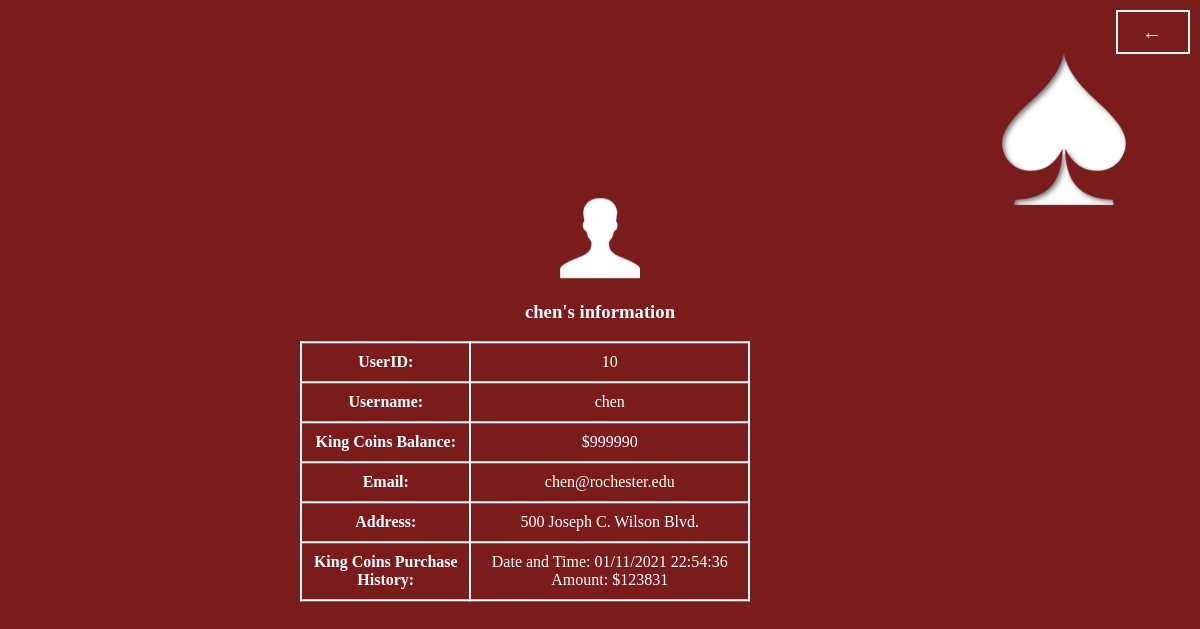
/myinfo (signed in), run on the app's committed database.
### tables this page shows
CREATE TABLE UserInfo(id INTEGER PRIMARY KEY AUTOINCREMENT, name char(1000), username char(1000), email char(1000), address char(1000), password char(1000), confirmpassword char(1000), playertokens INTEGER);

### main.py (the view)
@app.route("/myinfo", methods = ['POST', 'GET'])
def myinfo():
    username = session.get('username')
    con = sqlite3.connect("users.db")
    cur = con.cursor()
    cur.execute(f"SELECT playertokens from UserInfo WHERE username='{username}';")
    userTOKEN = cur.fetchone()
    if (type(userTOKEN) is type(None)):
            flash("Please Log in!",'error')
            return redirect(url_for('login'))
    userTOKEN = userTOKEN[0]
    cur.execute(f"SELECT id from UserInfo WHERE username='{username}';")
    userID = cur.fetchone()
    userID = userID[0]
    cur.execute(f"SELECT address from UserInfo WHERE username='{username}';")
    userADDRESS = cur.fetchone()
    userADDRESS = userADDRESS[0]
    cur.execute(f"SELECT email FROM UserInfo WHERE username='{username}';")
    userEMAIL = cur.fetchone()
    userEMAIL = userEMAIL[0]
    con2 = sqlite3.connect("purchase.db")
    cur2 = con2.cursor()
    cur2.execute(f"SELECT dateandtime, amount FROM user_purchases WHERE username = '{username}'")
    allpurchasehistory = cur2.fetchall()
    print(type(allpurchasehistory))
    allpurchasehistory = list(allpurchasehistory)
    return render_template("myinfo.html", username = username, userTOKEN = userTOKEN, userID = userID, userADDRESS = userADDRESS, userEMAIL = userEMAIL, allpurchasehistory = allpurchasehistory)

### templates/myinfo.html (shortened to what this page needs)
<!DOCTYPE html>
<html lang="en">
<head>
  <link rel="stylesheet" href="static/myinfo.css">
</head>
    <body>
        {% block content %}
        <div class="form-wrapper">
            <div class = "container">
              <div class = "photodiv">
              <img src="/static/login.png">
              </div>
			  <h3 class = "tableheader">{{username}}'s information</h3>
			  <table style="width:75%">
				<tr>
				<th>UserID:</th>
				<td>{{userID}}</td>
				</tr>
				<tr>
				<th>Username:</th>
				<td>{{username}}</td>
				</tr>
				<tr>
				<th>King Coins Balance:</th>
				<td>${{userTOKEN}}</td>
				</tr>
				<tr>
				<th>Email:</th>
				<td>{{userEMAIL}}</td>
				</tr>
				<tr>
					<th>Address:</th>
					<td>{{userADDRESS}}</td>
					</tr>
					<tr>
						<th>King Coins Purchase History:</th>
				<ul>
					<td>
						{%for i in allpurchasehistory%}
						<li>Date and Time: {{i[0]}} Amount: ${{i[1]}}</li>
						{% endfor %}
					</td>
				</ul>
			</tr>
				</table>
            </div>
            <a href="{{url_for('login')}}"><span>←</span></a>
         </div>
{% endblock %}
    </body>
</html>

### static/myinfo.css (style rules this page uses)
body { background: url(background.jpg); background-size: cover; display: flex; overflow: hidden; font-family:Cambria, Cochin, Georgia, Times, 'Times New Roman', serif; color: white; transition: all .35s; }
.container { position: fixed; top: 50%; left: 50%; transform: translate(-50%, -50%); }
.photodiv { text-align: center; }
a { display: block; width: 70px; height: 40px; line-height: 40px; font-size: 20px; font-family:Cambria, Cochin, Georgia, Times, 'Times New Roman', serif; text-decoration: none; color: white; border: 2px solid white; letter-spacing: 2px; text-align: center; transition: all .35s; position: absolute; top: 10px; right: 10px; }
a span { position: relative; z-index: 2; }
a:after { position: absolute; content: ""; top: 0; left: 0; width: 0; height: 100%; background: rgba(255, 255, 255, 0.377); transition: all .35s; }
::placeholder { color: white; font-family:Cambria, Cochin, Georgia, Times, 'Times New Roman', serif; }
table, th, td { border: 2px solid white; border-collapse: collapse; color:white }
th, td { border: 2px solid white; padding: 10px; text-align: center; color:white }
.tableheader { text-align: center; color:white }
li { list-style-type: none; color: white; margin: 0; padding: 0; }

### data on the page
UserInfo: username "chen", playertokens "999990", email "chen@rochester.edu", address "500 Joseph C. Wilson Blvd."

### other printed values
{{ userID }} "10"
{{ i[0] }} "01/11/2021 22:54:36"
{{ i[1] }} "123831"
